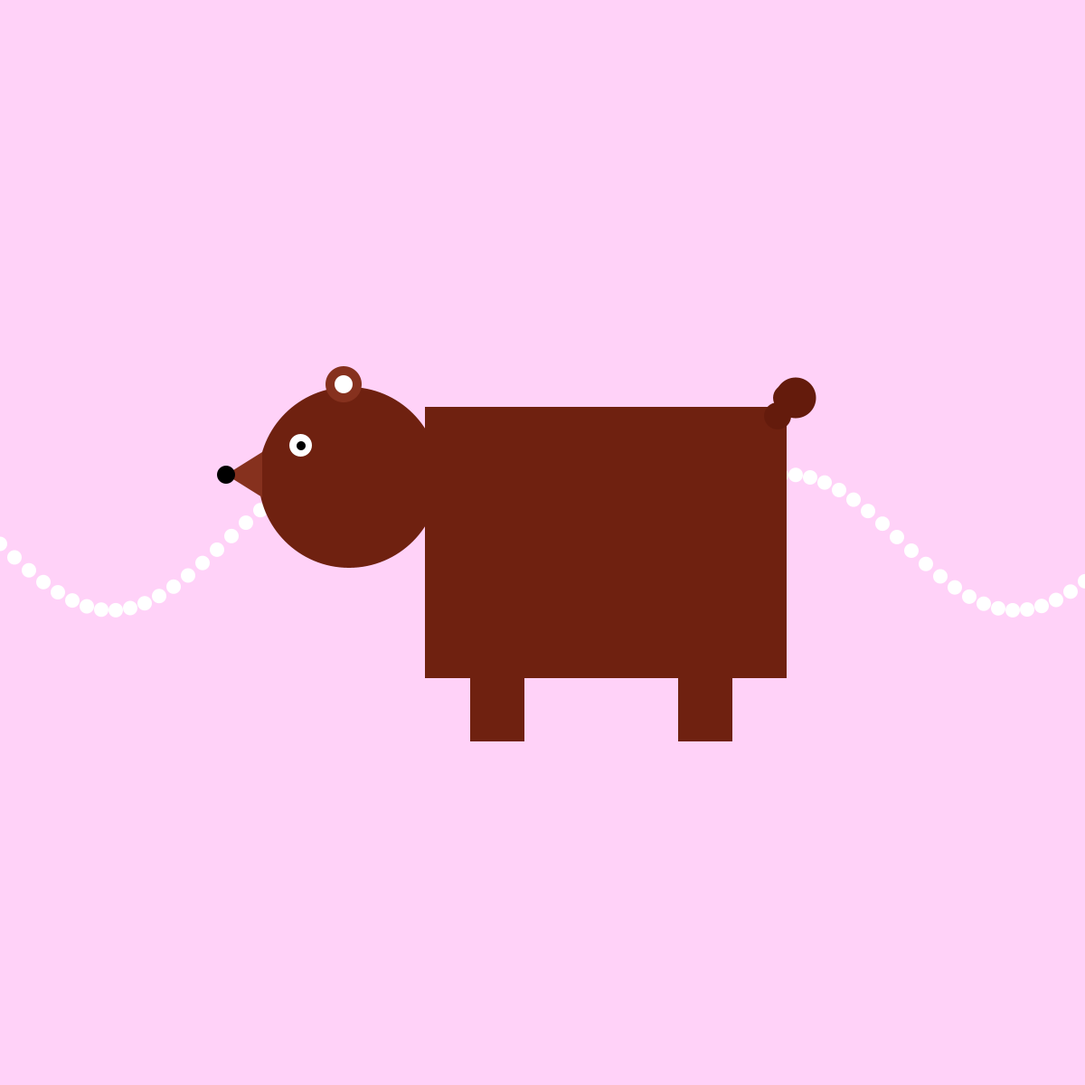
Frame 1 (no input)
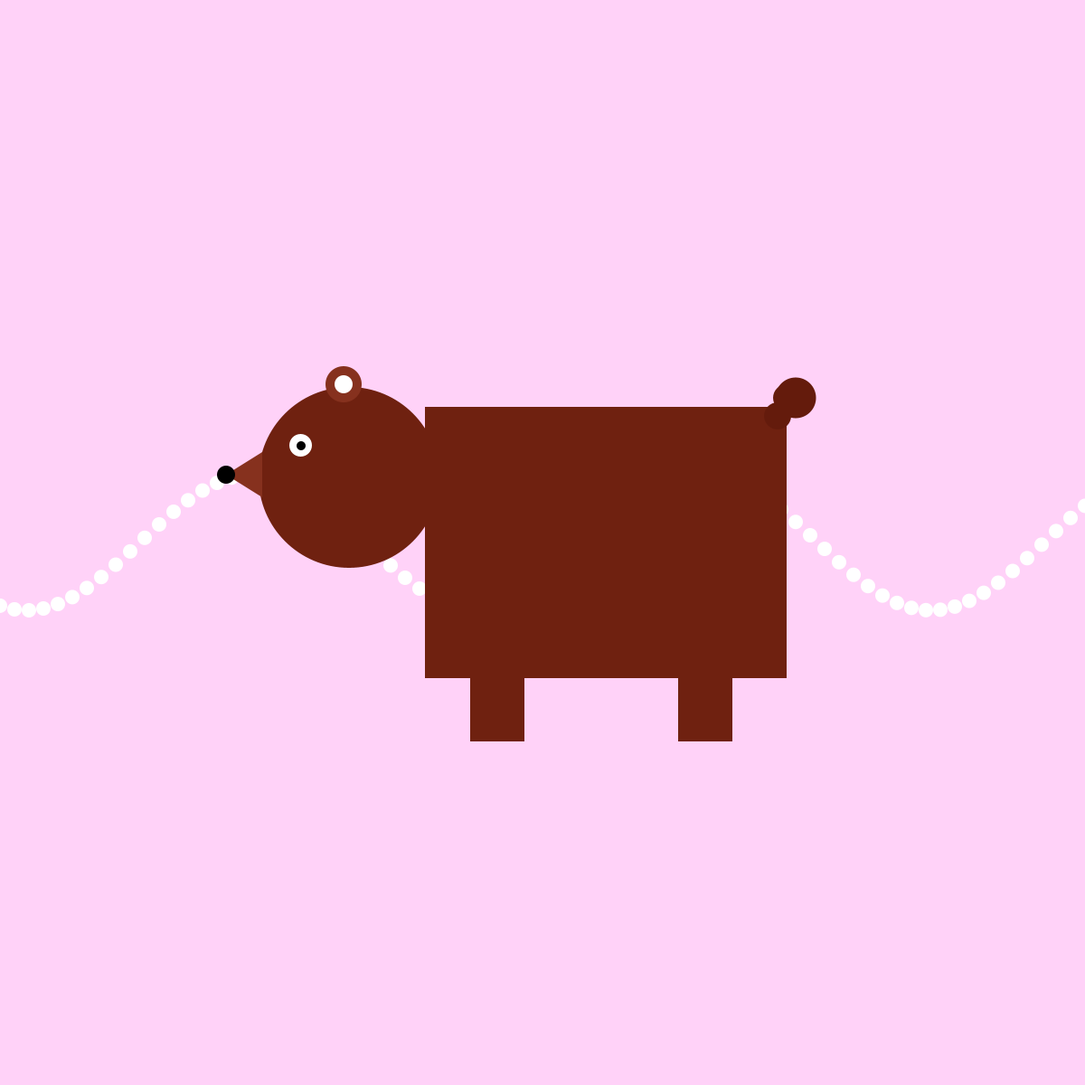
Frame 60 (the mouse pressed at the canvas centre just before this capture)
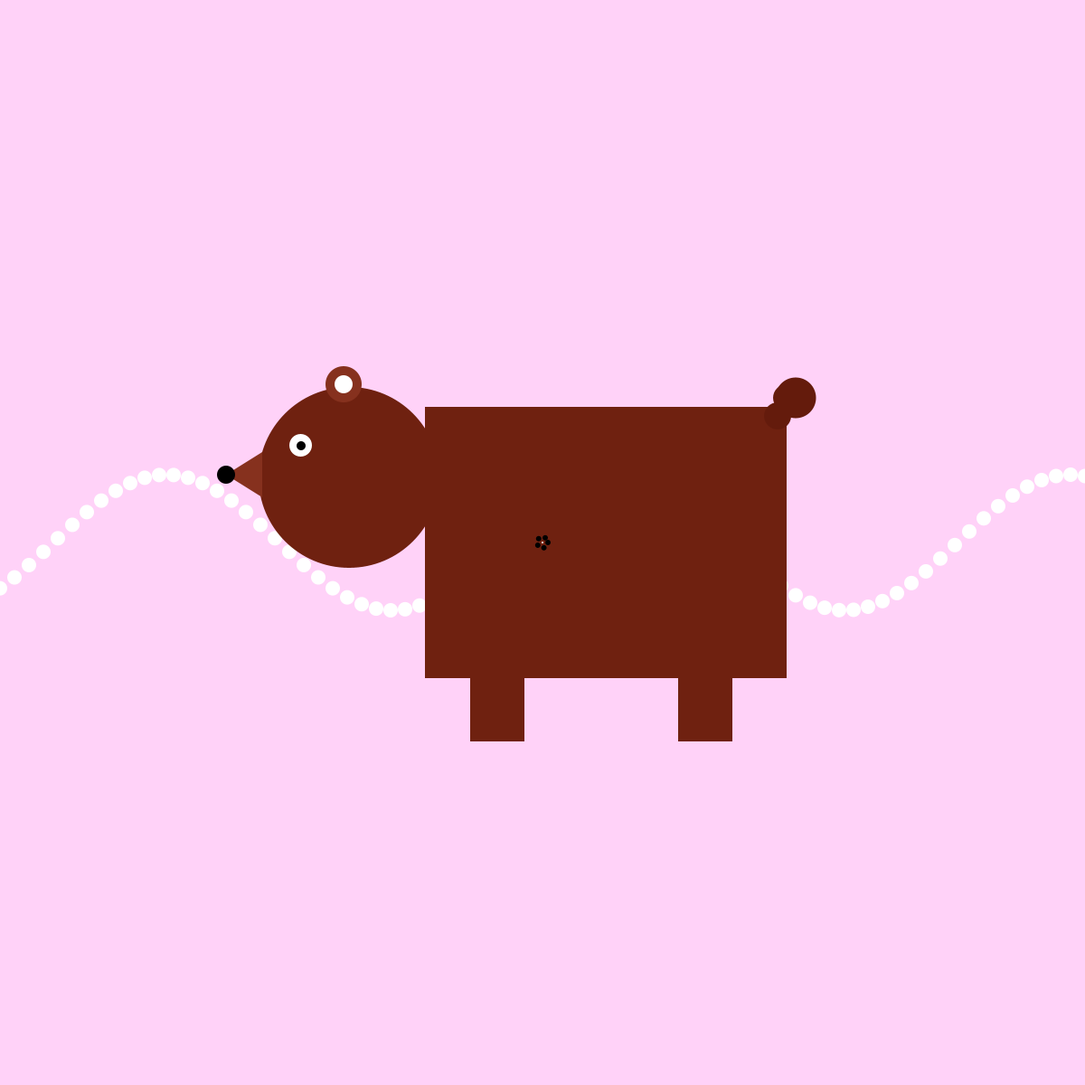
Frame 120 (the mouse held since frame 60 and released just before this capture)

The Processing sketch that drew these frames (run headless with seeded random() and noise(); from frame 60 on, the mouse is pressed at the canvas centre):

// Processing sketch: homework_week_2
// ── homework_week_2.pde
int xspacing = 16;
int w;

float theta= 0.0;
float amplitude = 75.0;
float period = 500.0;
float dx;
float[] yvalues;
int angle = 0;

void setup() {
  size(1200, 1200);
  background(102);
  noStroke();
  fill(0, 102);




  //size(600, 600);
  background(255, 210, 248);

  w = width+16;
  dx = (TWO_PI / period) * xspacing;
  yvalues =new float[w/xspacing];
}

void draw() {

  background(255, 210, 248);
  calcWave();
  renderWave();
  drawBear();
  //drawFlower();

  if (mousePressed == true) {
    angle += 5;
    float val = cos(radians(angle)) * 12.0;
    for (int a = 0; a < 360; a += 75) {
      float xoff = cos(radians(a)) * val;
      float yoff = sin(radians(a)) * val;
      fill(0);
      ellipse(mouseX + xoff, mouseY + yoff, val, val);
    }
    fill(255);
    ellipse(mouseX, mouseY, 2, 2);
  }
}

void calcWave() {
  theta += 0.02;
  float x = theta;
  for (int i = 0; i < yvalues.length; i++) {
    yvalues[i] = sin(x)*amplitude;
    x+=dx;
  }
}

void renderWave() {
  noStroke();
  fill(255);
  for (int x = 0; x < yvalues.length; x++) {
    ellipse(x*xspacing, height/2+yvalues[x], 16, 16);
  }
}

void drawBear() {

  fill(111, 33, 16);
  rect(470, 450, 400, 300);

  fill(111, 33, 16);
  rect(520, 750, 60, 70);


  fill(111, 33, 16);
  rect(750, 750, 60, 70);

  ellipseMode(CORNER);
  fill(111, 33, 16);
  ellipse(286, 428, 200, 200);


  ellipseMode(CORNER);
  fill(255);
  ellipse(320, 480, 25, 25);


  ellipseMode(CENTER);// middle eye
  fill(0);
  ellipse(333, 493, 10, 10);

  fill(134, 49, 30);
  triangle(250, 525, 290, 500, 290, 550);

  ellipseMode(CENTER);
  fill(134, 49, 30);
  ellipse(380, 425, 40, 40);


  ellipseMode(CENTER);
  noStroke();
  fill(255);
  ellipse(380, 425, 20, 20);

  ellipseMode(CENTER);
  noStroke();
  fill(0);
  ellipse(250, 525, 20, 20);


  ellipseMode(CENTER);
  noStroke();
  fill(100, 27, 12);
  ellipse(860, 460, 30, 30);


  ellipseMode(CENTER);
  noStroke();
  fill(100, 27, 12);
  ellipse(870, 440, 30, 30);


  ellipseMode(CENTER);
  noStroke();
  fill(100, 27, 12);
  ellipse(880, 440, 45, 45);
}
